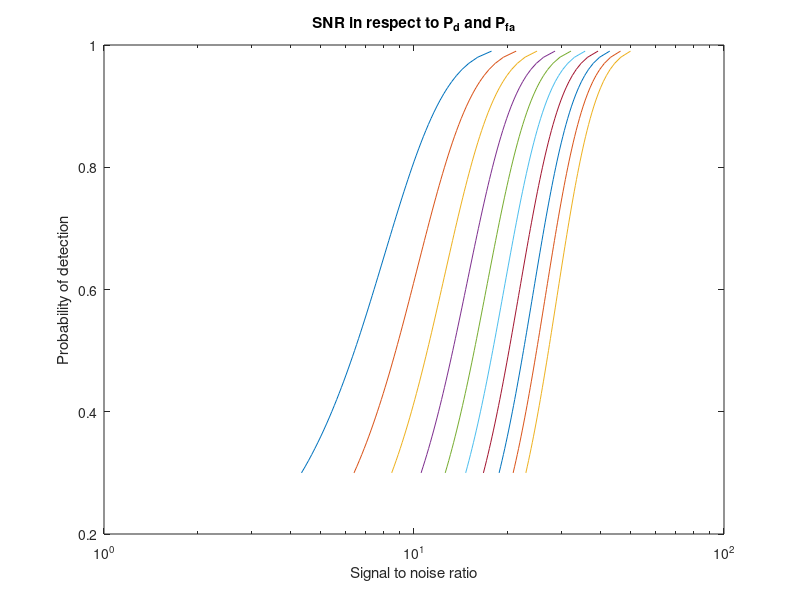

MATLAB code to generate this figure:

P_d = [.3:0.01:.999];
P_fa = [10^-3 10^-4 10^-5 10^-6 10^-7 10^-8 10^-9 10^-10 10^-11 10^-12];

x = length(P_d);
y = length(P_fa);

for ii=1:y
	A = log(.62./P_fa(ii));
	B = log(P_d./(1-P_d));
	SN = A + .12 * A .* B + 1.7 * B;			
	semilogx(SN, P_d);
	xlabel('Signal to noise ratio');
	ylabel('Probability of detection');
	title('SNR in respect to P_d and P_{fa}')
	hold on;
end

